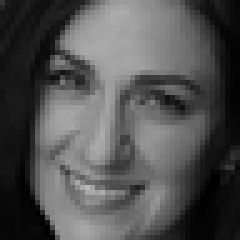
#> input picture 8_image.png, 48 x 48 px (shown 5 times larger)
$ python 8_image_processing.py
#> lines starting #> are read from the running program, lines starting #| are printed output that depends on the picture; after the words box and inside, x2 and y2 are one past the last pixel; in counts of white or black regions, pixels touching at a corner belong together
# 8. Demonstrate IITM Virtual Labs Experiments (Image Processing Basics)

import cv2
import matplotlib.pyplot as plt

# Load image
img = cv2.imread("8_image.png")  # replace with your image path
#> img is the input picture: shape (48, 48, 3); min 0, max 185, mean 80.9
img_rgb = cv2.cvtColor(img, cv2.COLOR_BGR2RGB)
gray = cv2.cvtColor(img, cv2.COLOR_BGR2GRAY)

# Histogram Equalization
hist_eq = cv2.equalizeHist(gray)
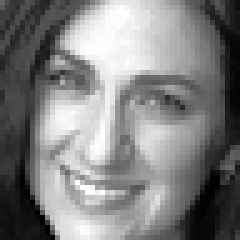
#> hist_eq: shape (48, 48) (shown 5 times larger); min 0, max 255, mean 128.2

# Gaussian Smoothing
blurred = cv2.GaussianBlur(gray, (7, 7), 1.5)
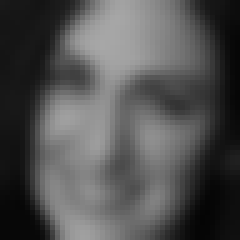
#> blurred: shape (48, 48) (shown 5 times larger); min 4, max 167, mean 81

# Edge Detection
edges = cv2.Canny(gray, 100, 200)
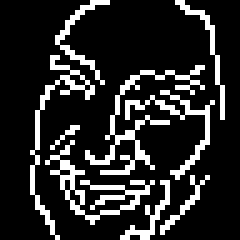
#> edges: shape (48, 48) (shown 5 times larger); 17% white in thin lines or dots, all inside (x1, y1, x2, y2) = (6, 0, 45, 48)

# Display results
titles = ["Original", "Gray", "Histogram Equalized", "Gaussian Blur", "Edges"]
images = [img_rgb, gray, hist_eq, blurred, edges]

plt.figure(figsize=(12, 6))
for i in range(len(images)):
    plt.subplot(2, 3, i+1)
    cmap = "gray" if len(images[i].shape) == 2 else None
    plt.imshow(images[i], cmap=cmap)
    plt.title(titles[i])
    plt.axis("off")
#> this loop made 5 passes
plt.show()
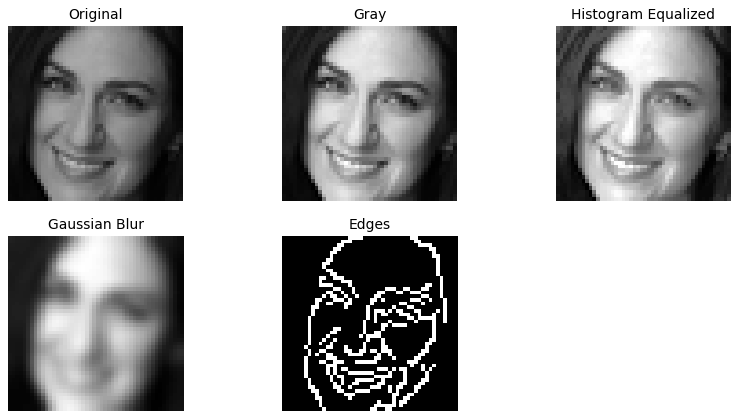
#> figure drawn by matplotlib, 5 panels

$ run again, with 10_image.png copied over 8_image.png
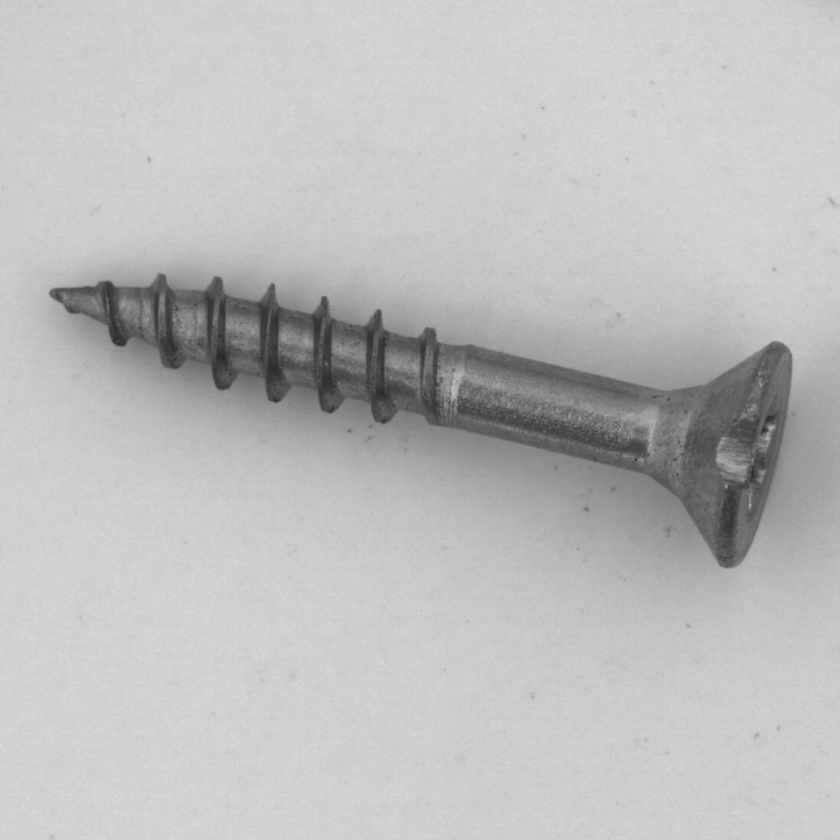
#> input picture 10_image.png, 840 x 840 px, shrunk from 1024 x 1024 before the run
#> img is the input picture: shape (840, 840, 3); min 36, max 219, mean 188.7
#> `hist_eq = cv2.equalizeHist(gray)`:
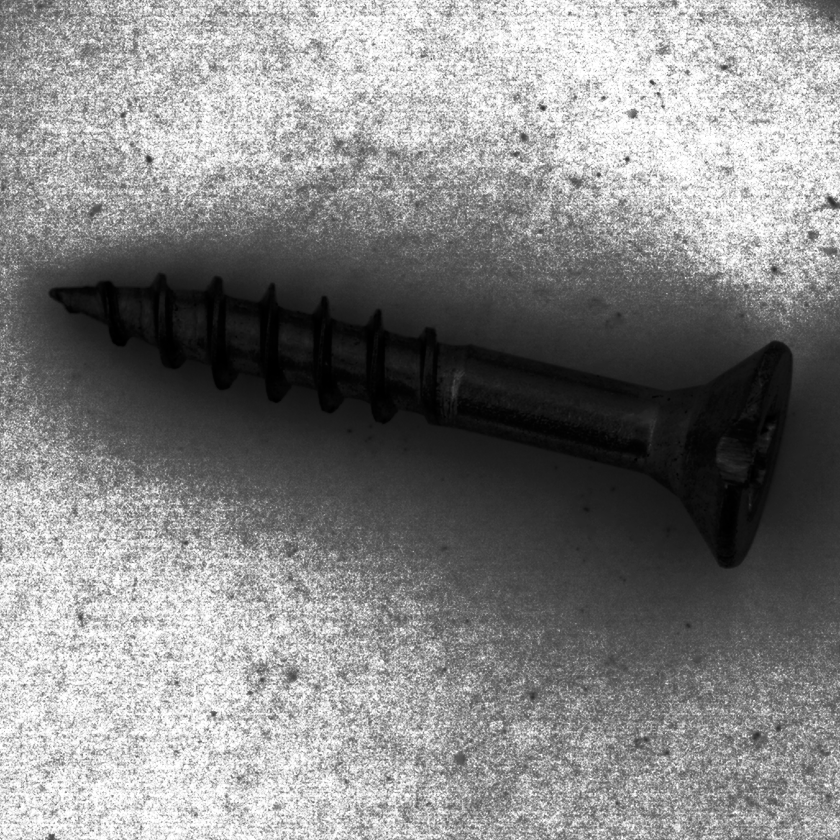
#> hist_eq: shape (840, 840); min 0, max 255, mean 132.1
#> `edges = cv2.Canny(gray, 100, 200)`:
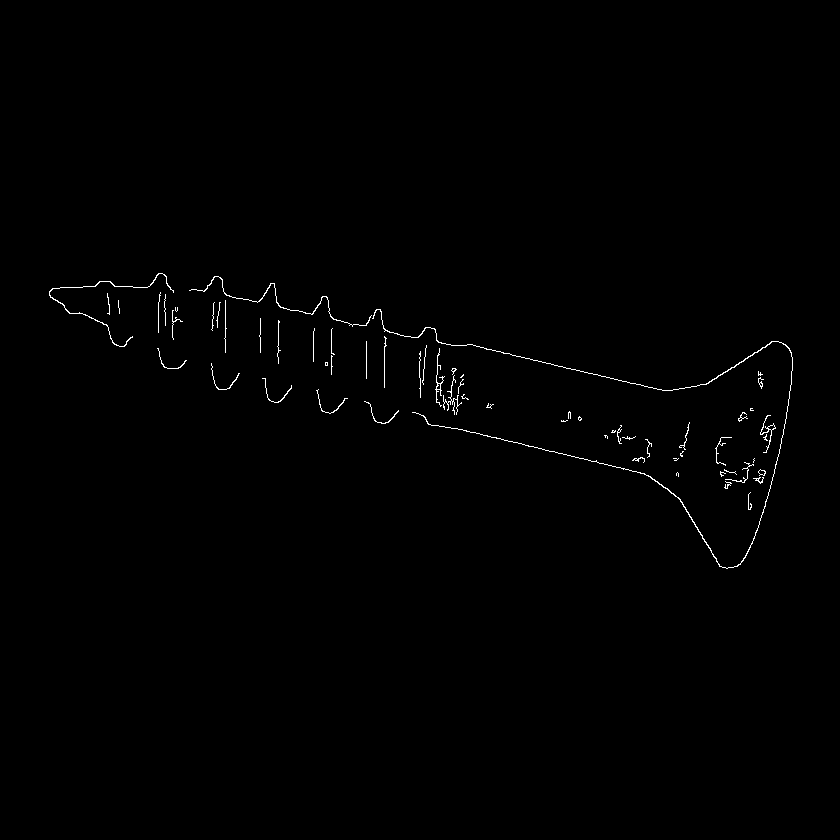
#> edges: shape (840, 840); 0.53% white in thin lines or dots, all inside (x1, y1, x2, y2) = (49, 273, 793, 569)
#> the loop `for i in range(len(images)):` made 5 passes

$ run again, with 2_image.png copied over 8_image.png
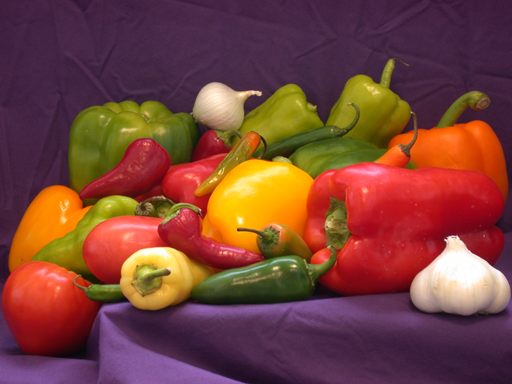
#> input picture 2_image.png, 512 x 384 px
#> img is the input picture: shape (384, 512, 3); mean B, G, R 57.6, 66.4, 120.8
#> `hist_eq = cv2.equalizeHist(gray)`:
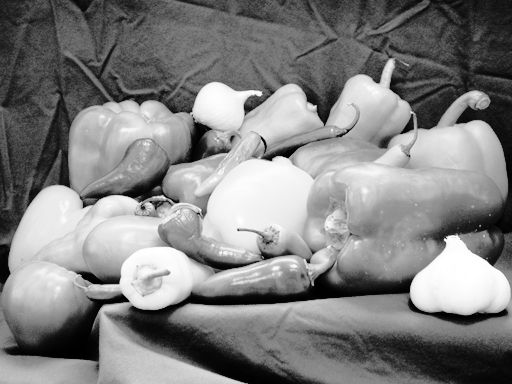
#> hist_eq: shape (384, 512); min 0, max 255, mean 129.1
#> `edges = cv2.Canny(gray, 100, 200)`:
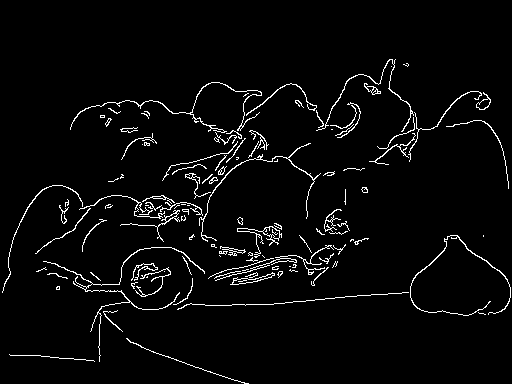
#> edges: shape (384, 512); 3.5% white in thin lines or dots, all inside (x1, y1, x2, y2) = (2, 59, 511, 384)
#> the loop `for i in range(len(images)):` made 5 passes

$ run again, with 11_metal_nut.png copied over 8_image.png
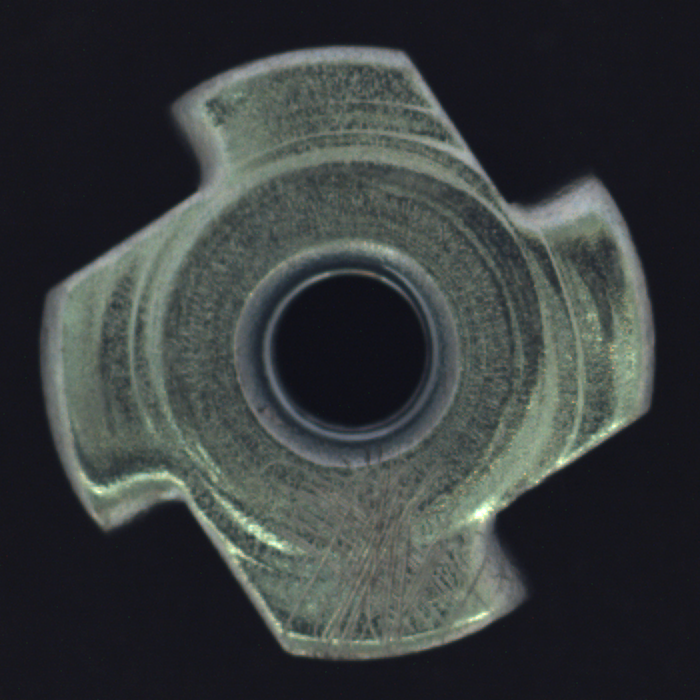
#> input picture 11_metal_nut.png, 700 x 700 px
#> img is the input picture: shape (700, 700, 3); mean B, G, R 60.8, 60.6, 56.1
#> `hist_eq = cv2.equalizeHist(gray)`:
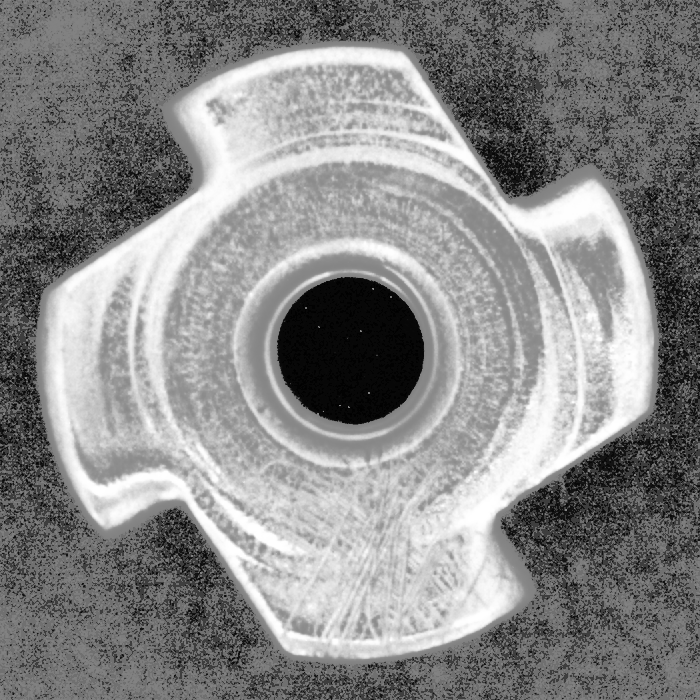
#> hist_eq: shape (700, 700); min 0, max 255, mean 137
#> `edges = cv2.Canny(gray, 100, 200)`:
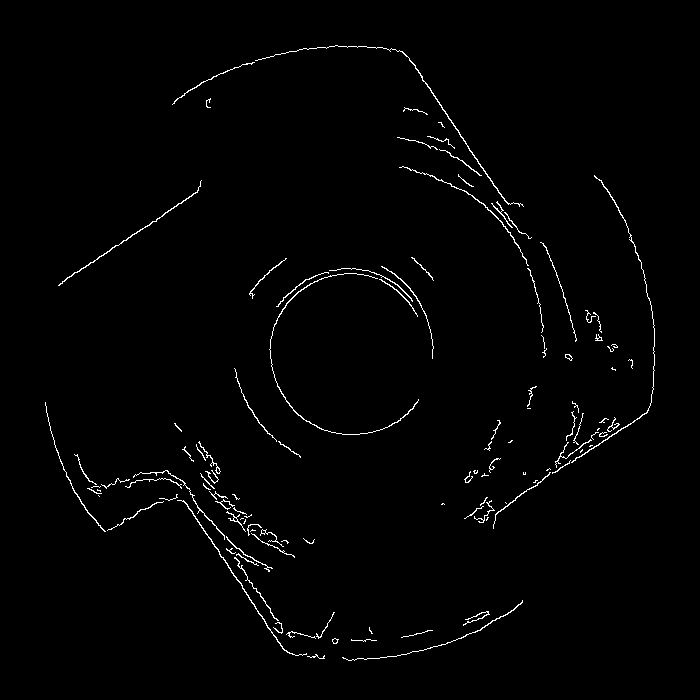
#> edges: shape (700, 700); 1.3% white in thin lines or dots, all inside (x1, y1, x2, y2) = (45, 45, 655, 661)
#> the loop `for i in range(len(images)):` made 5 passes
